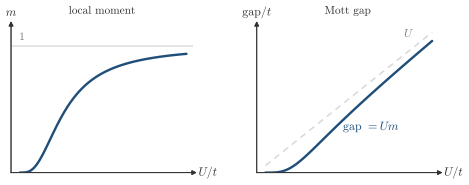

This figure's Python source:
"""Session 1, the local moment and the Mott gap of the antiferromagnetic mean-field solution of the Hubbard chain (1.7) at half filling."""
import os, sys
sys.path.insert(0, os.path.join(os.path.dirname(os.path.abspath(__file__)), ".."))
import numpy as np
from scipy.optimize import brentq
import style

t = 1.0
kk = np.linspace(-np.pi / 2, np.pi / 2, 20001)           # reduced zone of the doubled cell
eps = lambda k: 2 * t * np.cos(k)
def gap_of_U(U):
    # staggered mean field Delta = U m / 2, self-consistency 1 = (U/2) <1/sqrt(Delta^2 + eps^2)>_k
    f = lambda D: (U / 2) * np.trapezoid(1 / np.sqrt(D ** 2 + eps(kk) ** 2), kk) / np.pi - 1
    return brentq(f, 1e-9, U)
# check against the real-space solution of a ring, self-consistent loop with N=120 sites at U=3
def ring(U, N=120, it=300):
    n = np.zeros(N); n[::2] = 0.9; n[1::2] = 0.1; ndn = 1 - n; nup = n.copy()
    T = np.zeros((N, N))
    for i in range(N):
        T[i, (i + 1) % N] = T[(i + 1) % N, i] = -t
    for _ in range(it):
        out = []
        for ns in (ndn, nup):                                   # up feels U n_down and down feels U n_up
            w, v = np.linalg.eigh(T + np.diag(U * ns))
            out.append((np.abs(v[:, : N // 2]) ** 2).sum(axis=1))
        new_up, new_dn = out
        nup, ndn = 0.5 * nup + 0.5 * new_up, 0.5 * ndn + 0.5 * new_dn
    return nup - ndn
U0 = 3.0
m_ring = np.abs(ring(U0)[0]); D0 = gap_of_U(U0)
assert abs(U0 * m_ring / 2 - D0) < 0.02, (U0 * m_ring / 2, D0)
fig, axs = style.figure(height_cm=5.0, ncols=2)
Us = np.linspace(0.4, 8, 60)
Ds = np.array([gap_of_U(u) for u in Us])
ms = 2 * Ds / Us                                   # Delta = U m / 2
# (a) the local moment m of (1.8) on a site
a = axs[0]
a.plot(Us, ms, color=style.ACCENT)
style.guide(a, y=1.0)
style.arrows(a, xlabel=r'$U/t$', ylabel=r'$m$')
a.set_xlim(0, 8.3); a.set_ylim(0, 1.15)
style.label(a, 0.5, 1.07, r'$1$', color=style.MUTED, fontsize=8.5)
a.set_title('local moment', fontsize=8.5, pad=10)
# (b) the gap 2 Delta = U m
b = axs[1]
b.plot(Us, 2 * Ds, color=style.ACCENT)
b.plot(Us, Us, color=style.GRID, lw=1.2, ls=(0, (4, 3)))
style.arrows(b, xlabel=r'$U/t$', ylabel=r'gap$/t$')
b.set_xlim(0, 8.3); b.set_ylim(0, 8.3)
style.label(b, 6.9, 7.9, r'$U$', color=style.MUTED, fontsize=8.5)
style.label(b, 5.2, 2.6, r'gap $=Um$', color=style.ACCENT, fontsize=9)
b.set_title('Mott gap', fontsize=8.5, pad=10)
fig.subplots_adjust(wspace=0.35)
print('gap at U=3t', 2 * D0, 'm at U=8', ms[-1], 'm at U=1', np.interp(1, Us, ms))
style.save(fig, __file__)
